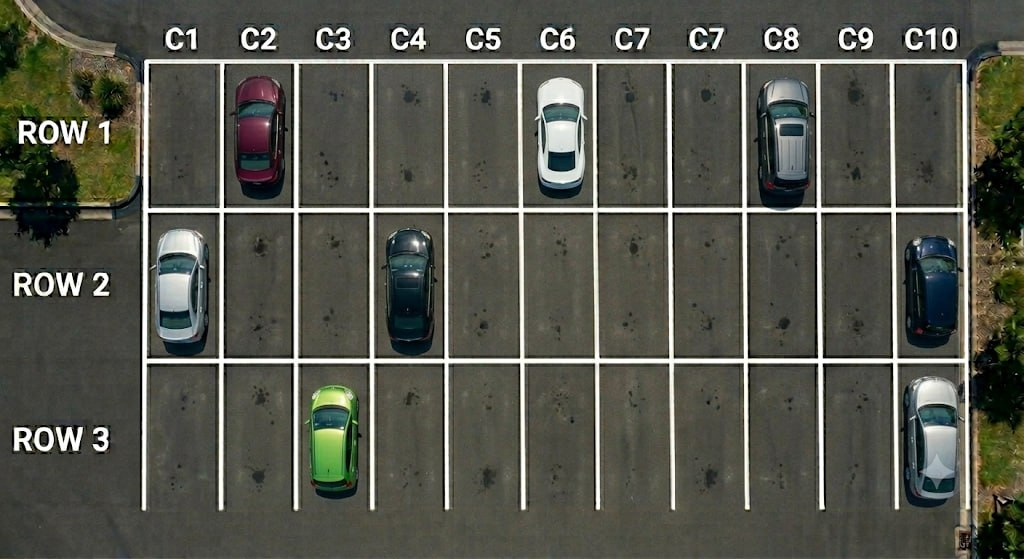
#> input picture parking-detector/images/WhatsApp_Image_2026-06-11_at_05.38.39.jpeg, 1024 x 559 px, found by its file name
$ python find_precise_coordinates.py
#> lines starting #> are read from the running program, lines starting #| are printed output that depends on the picture; after the words box and inside, x2 and y2 are one past the last pixel; in counts of white or black regions, pixels touching at a corner belong together
import cv2
import numpy as np

def find_precise():
    img = cv2.imread("images/WhatsApp_Image_2026-06-11_at_05.38.39.jpeg")
#> img is the input picture: shape (559, 1024, 3); mean B, G, R 76.1, 85.9, 84.6
    gray = cv2.cvtColor(img, cv2.COLOR_BGR2GRAY)
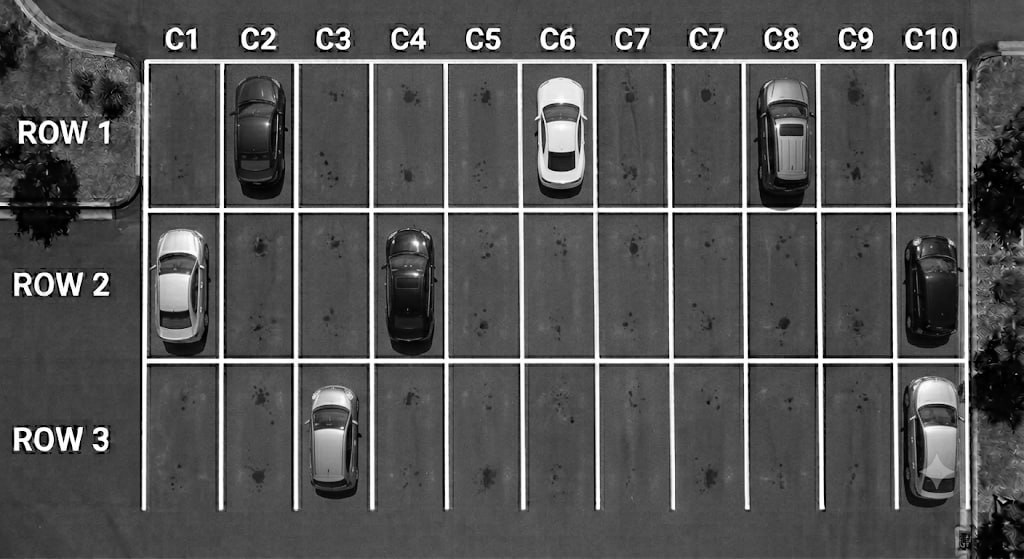
#> gray: shape (559, 1024); min 0, max 255, mean 84.4

    # Let's crop a vertical strip where the vertical lines are clearly visible and not blocked by cars.
    # Wait, the vertical lines go all the way through the parking lot.
    # Let's look at the horizontal line Y=211 or Y=362.
    # Let's find vertical lines by looking at slices.
    # We can also plot the vertical profile of the image to see.
    # Let's find the columns by thresholding the image and finding the vertical lines.

    # Threshold white pixels
    _, thresh = cv2.threshold(gray, 200, 255, cv2.THRESH_BINARY)
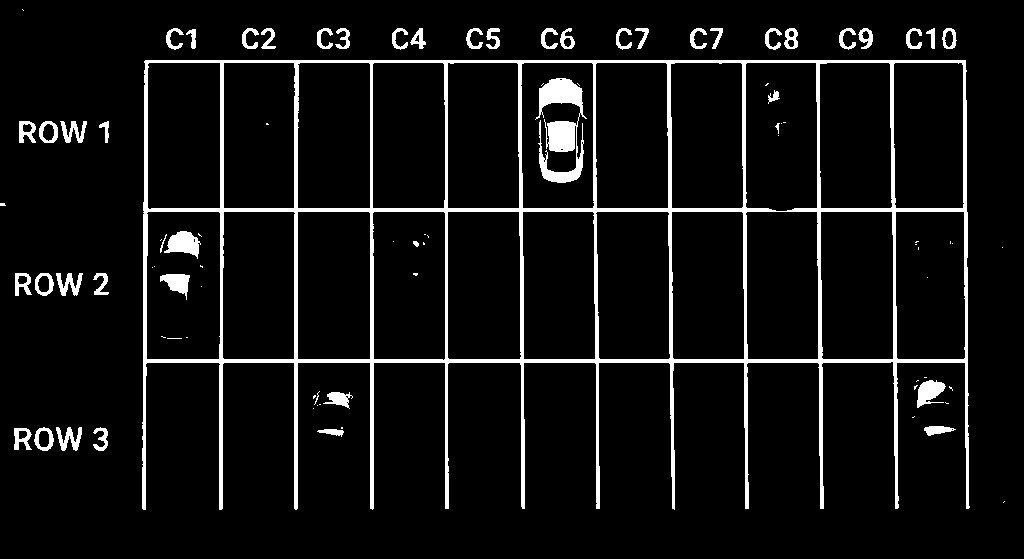
#> thresh: shape (559, 1024); 6.9% white; 90 white regions (43 under 20 px), largest, box (x1, y1, x2, y2) and area: (142, 60, 970, 510) 28390, (535, 78, 587, 183) 2647, (164, 231, 201, 259) 599

    # We want to find the vertical white lines.
    # Let's count white pixels vertically in each column (X) from Y=60 to Y=512.
    col_counts = np.sum(thresh[60:512, :], axis=0)
#> col_counts = 1024 values, max 114750 at index 145, min 0 at index 6, mean 9004.9

    # Let's print the local maxima of col_counts.
    import scipy.signal
    # Or just write a simple peak finder
    peaks = []
    for x in range(1, len(col_counts) - 1):
        if col_counts[x] > col_counts[x-1] and col_counts[x] > col_counts[x+1] and col_counts[x] > 5000:
            peaks.append((x, col_counts[x]))
#> after the loop, peaks = 36 pairs, first value 22 to 966, second value 5100 to 114750

    # Print peaks sorted by X
    print("Found peaks in column counts:")
    for p in sorted(peaks):
        print(f"X={p[0]}, sum={p[1]}")
#> this loop made 36 passes
#> p on passes 1 to 12: (22, 8925), (27, 12240), (40, 7650), (42, 8160), (49, 11730), (57, 6630), (60, 9180), (65, 11475), (71, 11475), (78, 11985), (96, 6120), (105, 14535)
#| X=22, sum=8925
#| X=27, sum=12240
#| X=40, sum=7650
#| X=42, sum=8160
#| X=49, sum=11730
#| X=57, sum=6630
#| X=60, sum=9180
#| X=65, sum=11475
#> (further printed lines are left out)

if __name__ == "__main__":
    find_precise()

$ run again, with parking-detector/images/WhatsApp_Image_2026-06-11_at_07.57.42.jpeg copied over parking-detector/images/WhatsApp_Image_2026-06-11_at_05.38.39.jpeg
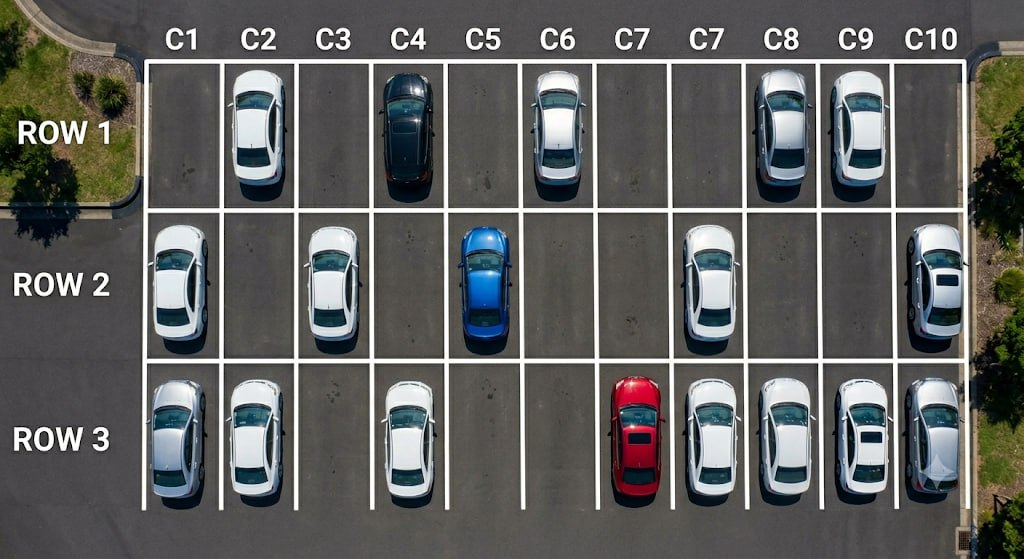
#> input picture parking-detector/images/WhatsApp_Image_2026-06-11_at_07.57.42.jpeg, 1024 x 559 px, found by its file name
#> in find_precise, img is the input picture: shape (559, 1024, 3); mean B, G, R 95, 96.7, 96.1
#> in find_precise, `gray = cv2.cvtColor(img, cv2.COLOR_BGR2GRAY)`:
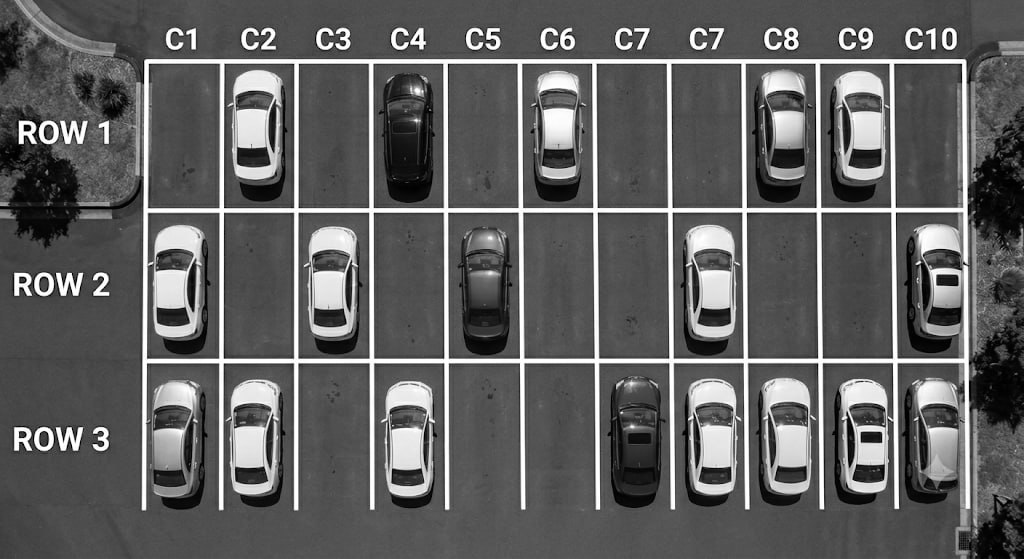
#> gray: shape (559, 1024); min 0, max 255, mean 96.4
#> in find_precise, `_, thresh = cv2.threshold(gray, 200, 255, cv2.THRESH_BINARY)`:
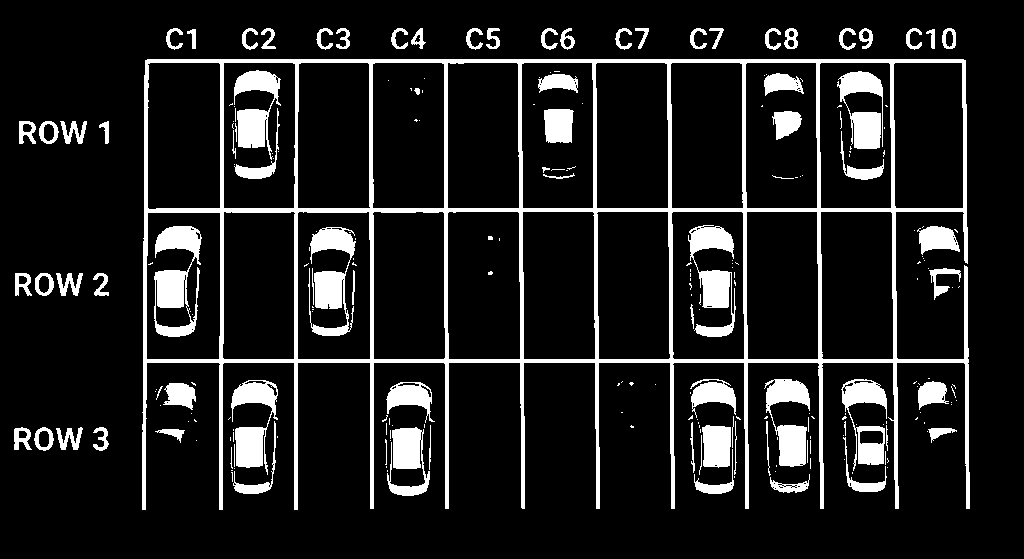
#> thresh: shape (559, 1024); 12.1% white; 237 white regions (150 under 20 px), largest, box (x1, y1, x2, y2) and area: (142, 59, 970, 510) 31246, (154, 226, 202, 337) 2739, (688, 225, 736, 337) 2470
#> col_counts = 1024 values, max 114750 at index 145, min 0 at index 0, mean 16161.4
#> after the loop in find_precise, `for x in range(1, len(col_counts) - 1):`: peaks = 87 pairs, first value 18 to 959, second value 6120 to 114750
#> the loop in find_precise, `for p in sorted(peaks):` made 87 passes
#> p on passes 1 to 8: (18, 11475), (27, 12240), (38, 9945), (43, 8670), (49, 11730), (65, 11730), (71, 11220), (78, 12495)
#> (printed output is left out)

$ run again, with parking-detector/images/WhatsApp_Image_2026-06-11_at_07.57.43.jpeg copied over parking-detector/images/WhatsApp_Image_2026-06-11_at_05.38.39.jpeg
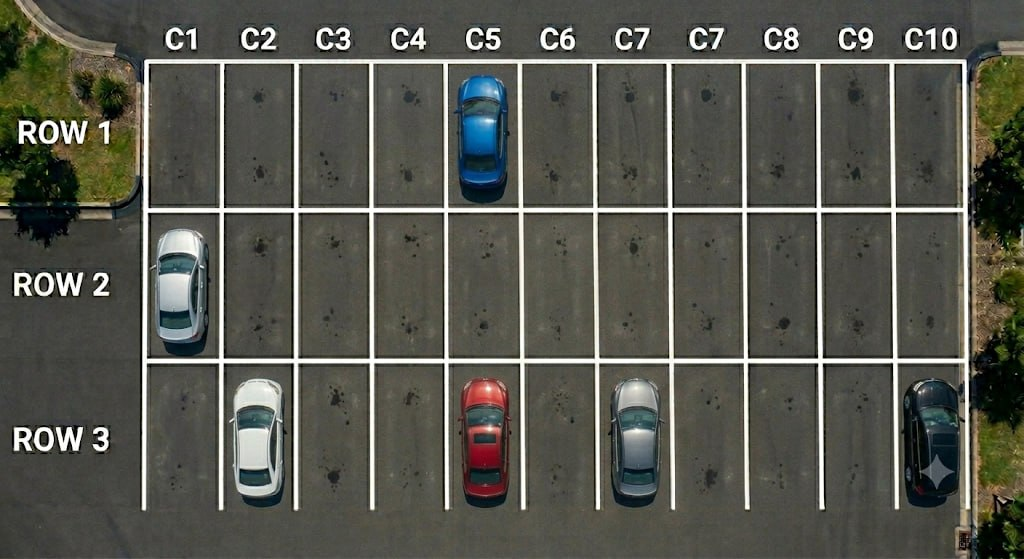
#> input picture parking-detector/images/WhatsApp_Image_2026-06-11_at_07.57.43.jpeg, 1024 x 559 px, found by its file name
#> in find_precise, img is the input picture: shape (559, 1024, 3); mean B, G, R 78.6, 87.2, 86.6
#> in find_precise, `gray = cv2.cvtColor(img, cv2.COLOR_BGR2GRAY)`:
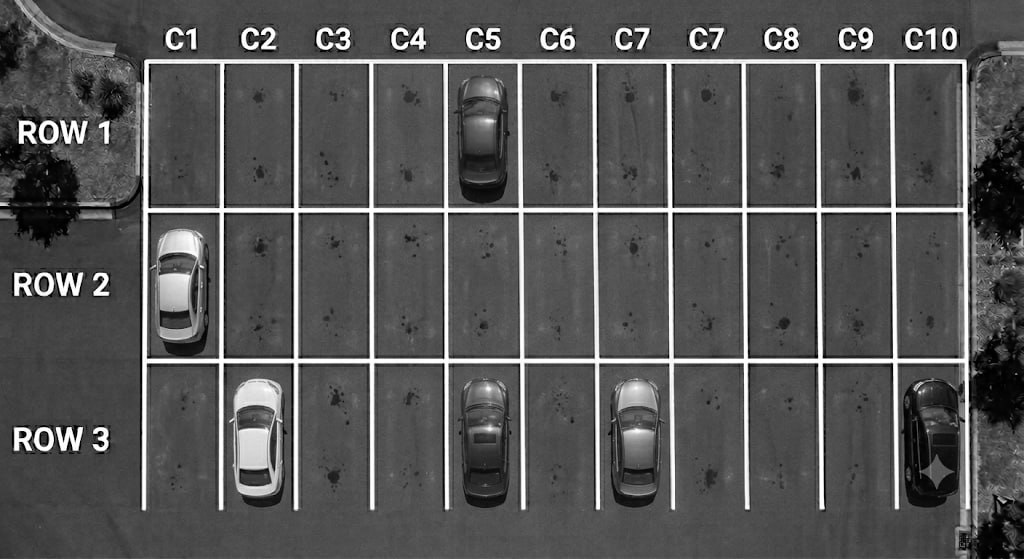
#> gray: shape (559, 1024); min 0, max 255, mean 86.1
#> in find_precise, `_, thresh = cv2.threshold(gray, 200, 255, cv2.THRESH_BINARY)`:
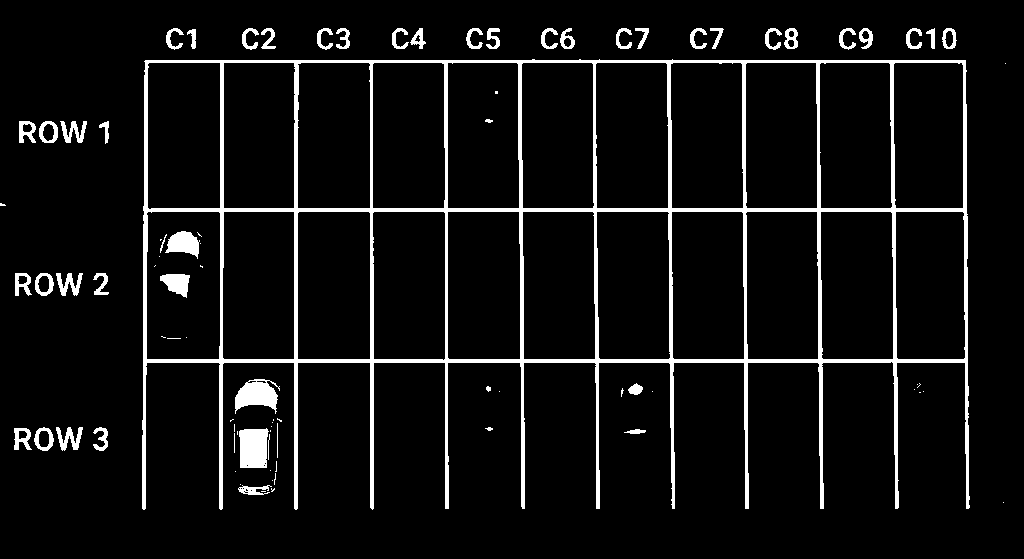
#> thresh: shape (559, 1024); 6.8% white; 87 white regions (37 under 20 px), largest, box (x1, y1, x2, y2) and area: (142, 59, 970, 510) 28703, (239, 428, 269, 468) 1061, (235, 379, 280, 414) 954
#> col_counts = 1024 values, max 114750 at index 220, min 0 at index 6, mean 8764.9
#> after the loop in find_precise, `for x in range(1, len(col_counts) - 1):`: peaks = 32 pairs, first value 27 to 966, second value 6120 to 114750
#> the loop in find_precise, `for p in sorted(peaks):` made 32 passes
#> p on passes 1 to 8: (27, 12240), (38, 9435), (42, 8415), (49, 11730), (57, 6630), (60, 9435), (65, 11475), (71, 11220)
#> (printed output is left out)

$ run again, with parking-detector/images/WhatsApp_Image_2026-06-11_at_07.57.42_1.jpeg copied over parking-detector/images/WhatsApp_Image_2026-06-11_at_05.38.39.jpeg
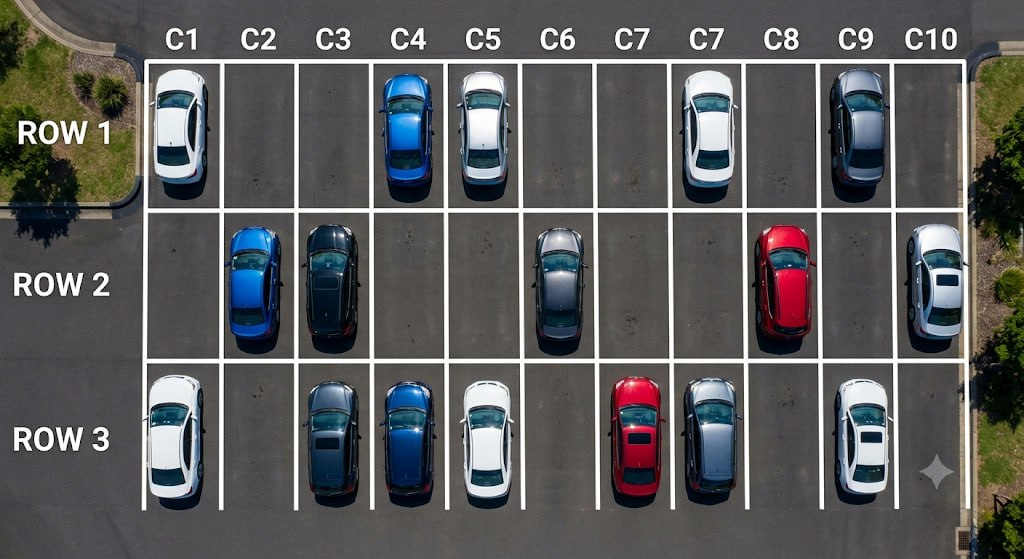
#> input picture parking-detector/images/WhatsApp_Image_2026-06-11_at_07.57.42_1.jpeg, 1024 x 559 px, found by its file name
#> in find_precise, img is the input picture: shape (559, 1024, 3); mean B, G, R 92.3, 91.5, 91.8
#> in find_precise, `gray = cv2.cvtColor(img, cv2.COLOR_BGR2GRAY)`:
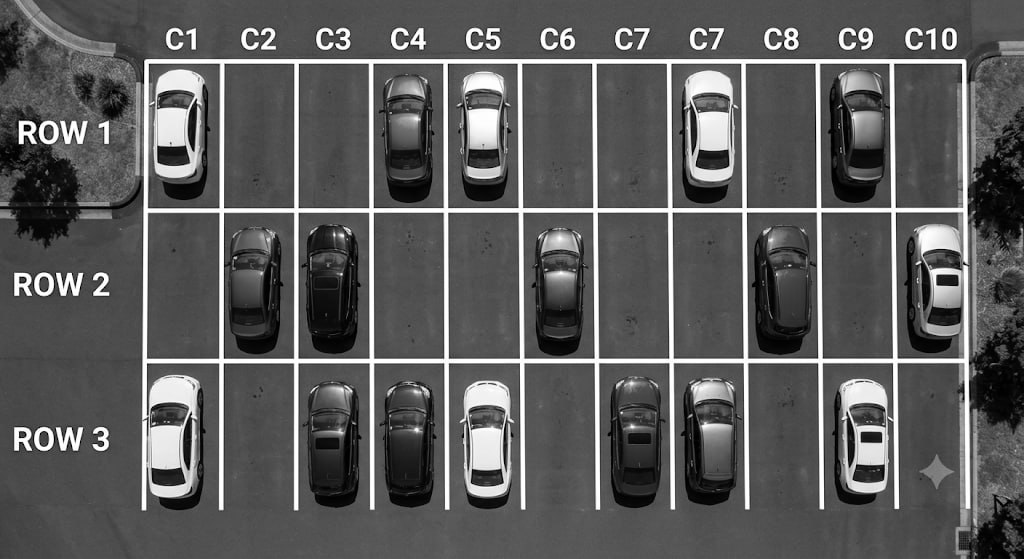
#> gray: shape (559, 1024); min 0, max 255, mean 91.7
#> in find_precise, `_, thresh = cv2.threshold(gray, 200, 255, cv2.THRESH_BINARY)`:
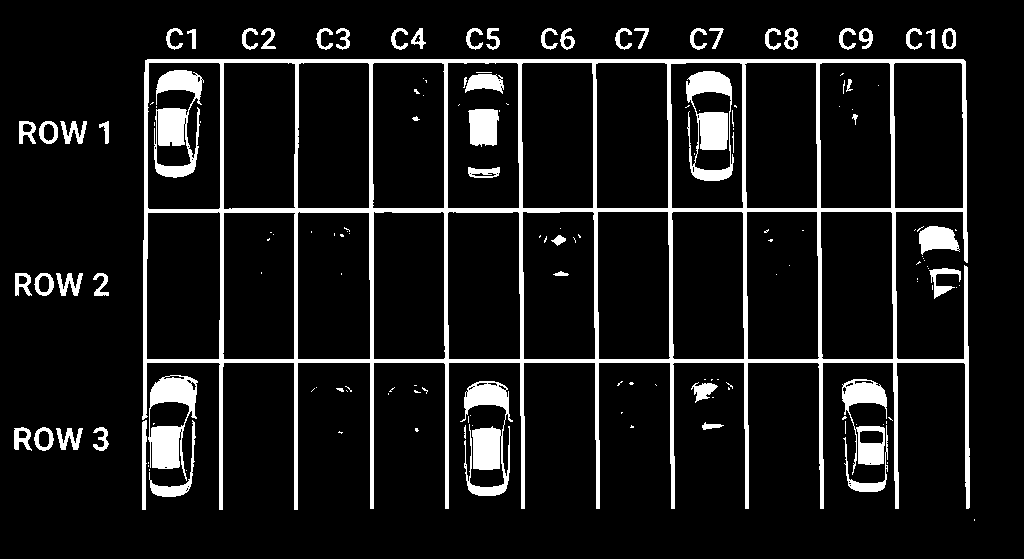
#> thresh: shape (559, 1024); 9.7% white; 156 white regions (96 under 20 px), largest, box (x1, y1, x2, y2) and area: (142, 59, 970, 510) 31389, (460, 381, 513, 496) 2879, (686, 71, 734, 181) 2706
#> col_counts = 1024 values, max 114750 at index 220, min 0 at index 0, mean 12830.4
#> after the loop in find_precise, `for x in range(1, len(col_counts) - 1):`: peaks = 63 pairs, first value 18 to 965, second value 5865 to 114495
#> the loop in find_precise, `for p in sorted(peaks):` made 63 passes
#> p on passes 1 to 8: (18, 11475), (27, 11985), (38, 9945), (43, 8925), (49, 11985), (57, 6375), (60, 9945), (65, 11985)
#> (printed output is left out)
